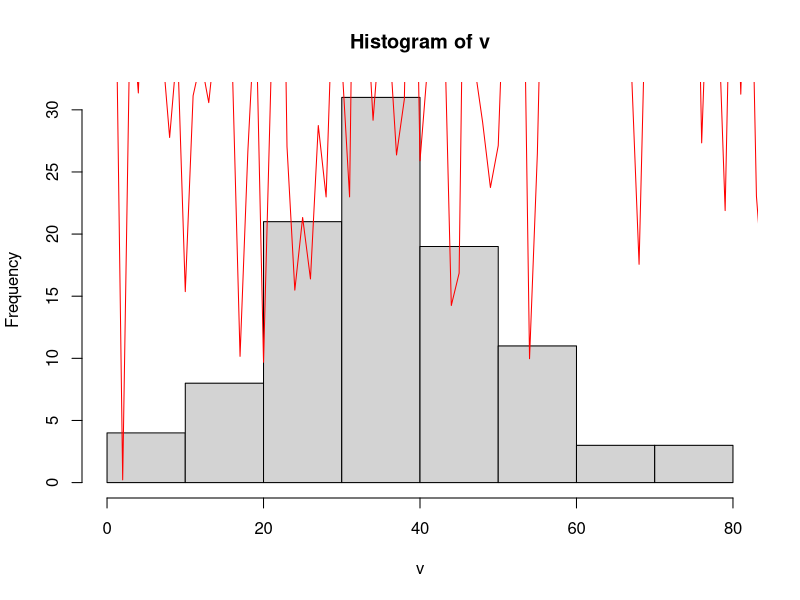
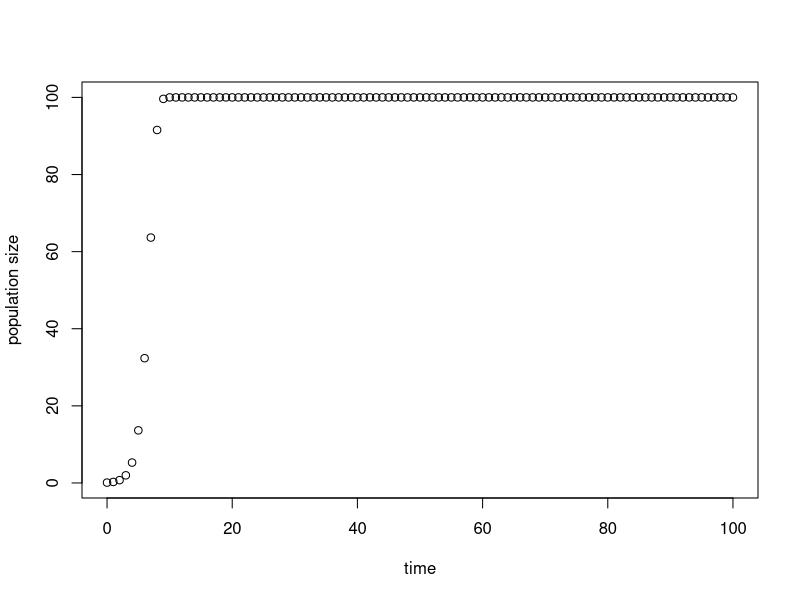

Source code (R) for these figures, in order:
#1 
area_circle <- function(d) {
  area <- pi*(d/2)**2
  return(area)
}

area_circle(d=3.4)

#with a vector
vector_d <- c(2,3,4,5)
area_circle(d=vector_d)

#2 
far_cen <- function(f) {
  cen <- (f-32)*5/9 
  return(paste("Farenheit:", f, "is equivalent to", round(cen,1), "centigrade."))
}
far_cen(f=87)
#also made it so the result is rounded up to 1 decimal place

?hist
#3
random <- rnorm(100, mean=35, sd=15)

statis <- function(v) {
  mean_v <- mean(v)
  median_v <- median(v)
  range_v <- range(v)
  hist(v)
  lines(v, col="red")
  return(paste("mean:", mean_v, "median:", median_v, "range:", range_v))
}

statis(random)

#4
#the %% means the reminder!!
median_fun <- function(nums) {
  if (length(nums) %% 2 == 1){
    pos1 <- nums[(length(nums)/2)-0.5]
    pos2 <- nums[(length(nums)/2)+0.5]
    result <- (pos1+pos2)/2
  }
  else {
    result <- nums[length(nums)/2]
  }
  return(result)
}

vector_odd <- c(1,2,3,4,5,6)
median_fun(vector_odd)

vector_even <- c(1,2,3,4,5)
median_fun(vector_even)

#5
rick_fun <- function(r,n0,k=100,t){
  n_vector<-t+1
  n_vector[1]<-n0
  for (i in 1:t) {
    n_vector[i+1] <- n_vector[i]*exp(r*(1-n_vector[i]/k))
  }
  t_vector <- 0:t
  plot(t_vector,n_vector, xlab="time", ylab="population size")
}

rick_fun(r=1, n0=0.1, t=100)
